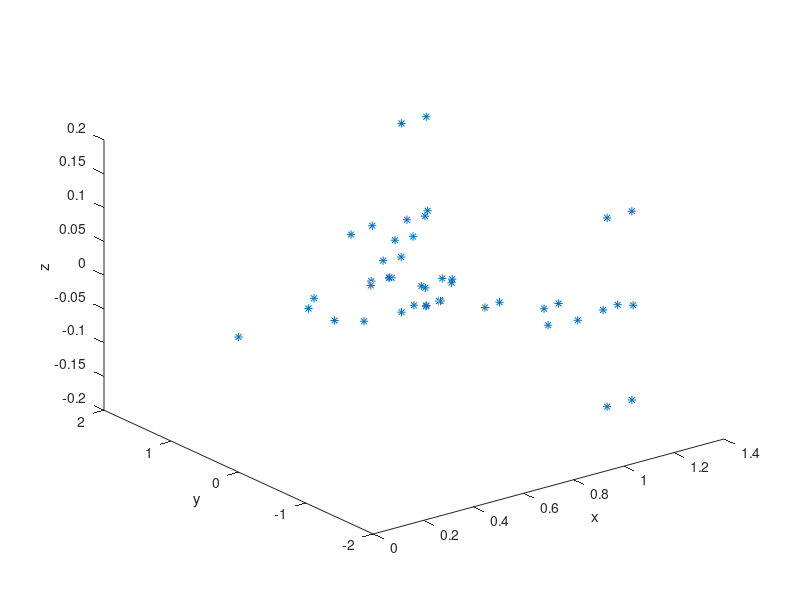

The MATLAB script that drew this image: (Note: this script raises an error after producing the figure.)
function [Quad_coord,Quad_points,Quad_edge_div,Quad_cs,Quad_cs_axis] = Geri_drawing()
% Geri_drawing.m : Describes the Geri aircraft surface with a set of
% quadrilaterals.
%
% The quadrilaterals should cover every surface of the aicraft.
% These quadrilaterals would further be divided into finer grid.
%
% Outputs:
% Trap_coord

%% Constants
% Unit conversion constants
in2m = 0.0254;


%% Number of divisions

div_root_chord = 12;
div_cs_chord = 3;
div_body_span1 = 1;
div_body_span2 = 3;
div_body_span3 = 2;
div_body_span4 = 1;
div_wing_span1 = 1;
div_wing_span2 = 4;
div_wing_span3 = 4;
div_wing_span4 = 4;
div_wing_span5 = 2;
div_wl_height = 3;

%% geometric definitions
% Ponits on the aircraft used for creating quadrilateral panels
Quad_coord =  [0, 0, 0;
               13.03, 7.63, 0;
               15.78, 14.63, 0;
               33.15, 57.63, 0;
               37.14, 60.13, 0;
               45.84, 60.13, 0;
               44.42, 56.35, 0;  
               38.85, 42.56, 0;
               33.27, 28.76, 0;
               27.70, 14.97, 0;
               27.56, 14.63, 0;
               27.86, 14.20, 0;
               32.73, 2.75, 0;
               33.55, 0, 0;
               29.03, 1.16, 0;
               24.16, 12.61, 0;
               25.14, 16.01, 0;
               30.71, 29.80, 0;
               36.28, 43.59, 0;
               41.86, 57.38, 0;
               41.75, 60.13, -6.28;
               45.64, 60.13, -6.28;
               45.64, 60.13, 4.72;
               41.75, 60.13, 4.72;
              ];
Quad_coord = [Quad_coord;
               13.03, -7.63, 0;
               15.78, -14.63, 0;
               33.15, -57.63, 0;
               37.14, -60.13, 0;
               45.84, -60.13, 0;
               44.42, -56.35, 0;  
               38.85, -42.56, 0;
               33.27, -28.76, 0;
               27.70, -14.97, 0;
               27.56, -14.63, 0;
               27.86, -14.20, 0;
               32.73, -2.75, 0;
               29.03, -1.16, 0;
               24.16, -12.61, 0;
               25.14, -16.01, 0;
               30.71, -29.80, 0;
               36.28, -43.59, 0;
               41.86, -57.38, 0;
               41.75, -60.13, -6.28;
               45.64, -60.13, -6.28;
               45.64, -60.13, 4.72;
               41.75, -60.13, 4.72;
              ];
Quad_coord = Quad_coord* 0.0254; % Convert to meters

% Correct offset in z coordinate of winglets
winglet_z_offset = 0.78*0.0254; % Amount of offset in the solidworks model
Quad_coord([21:24 43:46],3) = Quad_coord([21:24 43:46],3) + ...
                             repmat(winglet_z_offset,8,1);

% Plot the points
figure
plot3(Quad_coord(:,1),Quad_coord(:,2),Quad_coord(:,3),'*');
xlabel('x'); ylabel('y'); zlabel('z');
labels = num2str((1:size(Quad_coord,1))','%d');    %'
text(Quad_coord(:,1), Quad_coord(:,2),Quad_coord(:,3),...
    labels, 'horizontal','left', 'vertical','bottom');
axis equal


%% Obtain more points required to divide the surface into quadrilaterals
% Find the intersection of line joining p1,p2 and line joining p3,p4

% Add point 47
p1 = Quad_coord(15,1:2);
p2 = Quad_coord(16,1:2);
p3 = Quad_coord(1,1:2);
p4 = Quad_coord(14,1:2);
[x_temp,y_temp] = findintersection(p1,p2,p3,p4);
Quad_coord = [Quad_coord; x_temp,y_temp,0];

% Add point 48
p1 = Quad_coord(1,1:2);
p2 = Quad_coord(2,1:2);
p3 = Quad_coord(15,1:2);
p4 = Quad_coord(15,1:2) +  [1,0];
[x_temp,y_temp] = findintersection(p1,p2,p3,p4);
Quad_coord = [Quad_coord; x_temp,y_temp,0];


% Add point 49
p1 = Quad_coord(2,1:2);
p2 = Quad_coord(2,1:2) + [1,0];
p3 = Quad_coord(15,1:2);
p4 = Quad_coord(16,1:2);
[x_temp,y_temp] = findintersection(p1,p2,p3,p4);
Quad_coord = [Quad_coord; x_temp,y_temp,0];

% Add point 50
p1 = Quad_coord(49,1:2);
p2 = Quad_coord(49,1:2) + [-cosd(23.24), -sind(23.24)];
p3 = Quad_coord(12,1:2);
p4 = Quad_coord(13,1:2);
[x_temp,y_temp] = findintersection(p1,p2,p3,p4);
Quad_coord = [Quad_coord; x_temp,y_temp,0];

% Add point 51
p1 = Quad_coord(2,1:2);
p2 = Quad_coord(3,1:2);
p3 = Quad_coord(16,1:2);
p4 = Quad_coord(16,1:2)+[1,0];
[x_temp,y_temp] = findintersection(p1,p2,p3,p4);
Quad_coord = [Quad_coord; x_temp,y_temp,0];

% Add point 52
p1 = Quad_coord(11,1:2);
p2 = Quad_coord(3,1:2);
p3 = Quad_coord(17,1:2);
p4 = Quad_coord(18,1:2);
[x_temp,y_temp] = findintersection(p1,p2,p3,p4);
Quad_coord = [Quad_coord; x_temp,y_temp,0];

% Add point 53
p1 = Quad_coord(3,1:2);
p2 = Quad_coord(4,1:2);
p3 = Quad_coord(17,1:2);
p4 = Quad_coord(17,1:2)+[1,0];
[x_temp,y_temp] = findintersection(p1,p2,p3,p4);
Quad_coord = [Quad_coord; x_temp,y_temp,0];

% Add point 54
p1 = Quad_coord(3,1:2);
p2 = Quad_coord(4,1:2);
p3 = Quad_coord(18,1:2);
p4 = Quad_coord(18,1:2) + [1,0];
[x_temp,y_temp] = findintersection(p1,p2,p3,p4);
Quad_coord = [Quad_coord; x_temp,y_temp,0];

% Add point 55
p1 = Quad_coord(3,1:2);
p2 = Quad_coord(4,1:2);
p3 = Quad_coord(19,1:2);
p4 = Quad_coord(19,1:2) + [1,0];
[x_temp,y_temp] = findintersection(p1,p2,p3,p4);
Quad_coord = [Quad_coord; x_temp,y_temp,0];

% Add point 56
p1 = Quad_coord(19,1:2);
p2 = Quad_coord(20,1:2);
p3 = Quad_coord(5,1:2);
p4 = Quad_coord(6,1:2);
[x_temp,y_temp] = findintersection(p1,p2,p3,p4);
Quad_coord = [Quad_coord; x_temp,y_temp,0];

% Add point 57
p1 = Quad_coord(23,:);
p2 = Quad_coord(24,:);
Quad_coord = [Quad_coord; p1+0.3*(p2-p1)];

% Add point 58
p1 = Quad_coord(22,:);
p2 = Quad_coord(21,:);
Quad_coord = [Quad_coord; p1+0.3*(p2-p1)];


% Add point 59
p1 = Quad_coord(1,1:2);
p2 = Quad_coord(25,1:2);
p3 = Quad_coord(37,1:2);
p4 = Quad_coord(37,1:2) +  [1,0];
[x_temp,y_temp] = findintersection(p1,p2,p3,p4);
Quad_coord = [Quad_coord; x_temp,y_temp,0];


% Add point 60
p1 = Quad_coord(25,1:2);
p2 = Quad_coord(25,1:2) + [1,0];
p3 = Quad_coord(37,1:2);
p4 = Quad_coord(38,1:2);
[x_temp,y_temp] = findintersection(p1,p2,p3,p4);
Quad_coord = [Quad_coord; x_temp,y_temp,0];

% Add point 61
p1 = Quad_coord(60,1:2);
p2 = Quad_coord(60,1:2) + [-cosd(23.24), sind(23.24)];
p3 = Quad_coord(35,1:2);
p4 = Quad_coord(36,1:2);
[x_temp,y_temp] = findintersection(p1,p2,p3,p4);
Quad_coord = [Quad_coord; x_temp,y_temp,0];

% Add point 62
p1 = Quad_coord(25,1:2);
p2 = Quad_coord(26,1:2);
p3 = Quad_coord(38,1:2);
p4 = Quad_coord(38,1:2)+[1,0];
[x_temp,y_temp] = findintersection(p1,p2,p3,p4);
Quad_coord = [Quad_coord; x_temp,y_temp,0];

% Add point 63
p1 = Quad_coord(34,1:2);
p2 = Quad_coord(26,1:2);
p3 = Quad_coord(39,1:2);
p4 = Quad_coord(40,1:2);
[x_temp,y_temp] = findintersection(p1,p2,p3,p4);
Quad_coord = [Quad_coord; x_temp,y_temp,0];

% Add point 64
p1 = Quad_coord(26,1:2);
p2 = Quad_coord(27,1:2);
p3 = Quad_coord(39,1:2);
p4 = Quad_coord(39,1:2)+[1,0];
[x_temp,y_temp] = findintersection(p1,p2,p3,p4);
Quad_coord = [Quad_coord; x_temp,y_temp,0];

% Add point 65
p1 = Quad_coord(26,1:2);
p2 = Quad_coord(27,1:2);
p3 = Quad_coord(40,1:2);
p4 = Quad_coord(40,1:2) + [1,0];
[x_temp,y_temp] = findintersection(p1,p2,p3,p4);
Quad_coord = [Quad_coord; x_temp,y_temp,0];

% Add point 66
p1 = Quad_coord(26,1:2);
p2 = Quad_coord(27,1:2);
p3 = Quad_coord(41,1:2);
p4 = Quad_coord(41,1:2) + [1,0];
[x_temp,y_temp] = findintersection(p1,p2,p3,p4);
Quad_coord = [Quad_coord; x_temp,y_temp,0];

% Add point 67
p1 = Quad_coord(41,1:2);
p2 = Quad_coord(42,1:2);
p3 = Quad_coord(28,1:2);
p4 = Quad_coord(29,1:2);
[x_temp,y_temp] = findintersection(p1,p2,p3,p4);
Quad_coord = [Quad_coord; x_temp,y_temp,0];

% Add point 68
p1 = Quad_coord(44,:);
p2 = Quad_coord(43,:);
Quad_coord = [Quad_coord; p1+0.3*(p2-p1)];

% Add point 69
p1 = Quad_coord(45,:);
p2 = Quad_coord(46,:);
Quad_coord = [Quad_coord; p1+0.3*(p2-p1)];

num_pts_added = 23;

% Plot new points
hold on
plot3(Quad_coord(end-num_pts_added+1:end,1),...
    Quad_coord(end-num_pts_added+1:end,2),...
    Quad_coord(end-num_pts_added+1:end,3),'*');
labels = num2str((size(Quad_coord,1)- ...
    num_pts_added+1:(size(Quad_coord,1)))','%d');
text(Quad_coord(end-num_pts_added+1:end,1),...
    Quad_coord(end-num_pts_added+1:end,2),...
    Quad_coord(end-num_pts_added+1:end,3),...
    labels, 'horizontal','left', 'vertical','bottom');

%% Define quadrilaterals vertices
% Vertices of each quadrilateral
Quad_points = [28 27 42 67;
               27 66 41 42;
               66 65 40 41;
               65 64 39 40;
               64 26 63 39;
               26 62 38 63;
               62 25 60 38;
               25 59 37 60;
               59 1 47 37;
               1 48 15 47;
               48 2 49 15;
               2 51 16 49;
               51 3 52 16;
               3 53 17 52;
               53 54 18 17;
               54 55 19 18;
               55 4 20 19;
               4 5 56 20;
               67 42 30 29;
               42 41 31 30;
               41 40 32 31;
               40 39 33 32;
               39 63 34 33;
               63 38 35 34;
               38 60 61 35;
               60 37 36 61;
               37 47 14 36;
               47 15 13 14;
               15 49 50 13;
               49 16 12 50;
               16 52 11 12;
               52 17 10 11;
               17 18 9 10;
               18 19 8 9;
               19 20 7 8;
               20 56 6 7;
               58 56 6 22
               56 57 23 6;
               21 5 56 58;
               5 24 57 56;
               69 67 29 45;
               67 68 44 29;
               46 28 67 69;
               28 43 68 67;
               ];

%% Identify quadrilaterals assigned to control surfaces

% Quad_cs(i) == j: ith quadrilateral is part of jth control
% surface
Quad_cs = zeros(1,size(Quad_points,1)); 
Quad_cs(20:22) = 8:-1:6;
Quad_cs(25:26) = [5 5];
Quad_cs(29:30) = [1 1];
Quad_cs(33:35) = 2:4;

% Quad_cs_axis(i,:) = [j,k]: ith control panel has point j,k as it's axis
Quad_cs_axis = [15 16;
                17 18;
                18 19;
                19 20;
                38 37;
                40 39;
                41 40;
                42 41];

% Quad_edge_div(i,:) = [j,k] : ith qudrilateral should be divided into j
% panels along it's point(1-2) edge and in k panels along point(2-3) edge
Quad_edge_div = [div_wing_span5, div_root_chord;
                 div_wing_span4, div_root_chord;
                 div_wing_span3, div_root_chord;
                 div_wing_span2, div_root_chord;
                 div_wing_span1, div_root_chord;
                 div_body_span4, div_root_chord;
                 div_body_span3, div_root_chord;
                 div_body_span2, div_root_chord;
                 div_body_span1, div_root_chord;
                 div_body_span1, div_root_chord;
                 div_body_span2, div_root_chord;
                 div_body_span3, div_root_chord;
                 div_body_span4, div_root_chord;
                 div_wing_span1, div_root_chord;
                 div_wing_span2, div_root_chord;
                 div_wing_span3, div_root_chord;
                 div_wing_span4, div_root_chord;
                 div_wing_span5, div_root_chord;
                 div_wing_span5, div_cs_chord;
                 div_wing_span4, div_cs_chord;
                 div_wing_span3, div_cs_chord;
                 div_wing_span2, div_cs_chord;
                 div_wing_span1, div_cs_chord;
                 div_body_span4, div_cs_chord;
                 div_body_span3, div_cs_chord;
                 div_body_span2, div_cs_chord;
                 div_body_span1, div_cs_chord;
                 div_body_span1, div_cs_chord;
                 div_body_span2, div_cs_chord;
                 div_body_span3, div_cs_chord;
                 div_body_span4, div_cs_chord;
                 div_wing_span1, div_cs_chord;
                 div_wing_span2, div_cs_chord;
                 div_wing_span3, div_cs_chord;
                 div_wing_span4, div_cs_chord;
                 div_wing_span5, div_cs_chord;
                 div_wl_height, div_cs_chord;
                 div_wl_height, div_cs_chord;
                 div_wl_height, div_root_chord;
                 div_wl_height, div_root_chord;
                 div_wl_height, div_cs_chord;
                 div_wl_height, div_cs_chord;
                 div_wl_height, div_root_chord;
                 div_wl_height, div_root_chord;
    ];
end

function [x,y] = findintersection(p1,p2,p3,p4)
% [x,y] are the coordinates of intersection of lines (p1-p2) and (p3-p4)
    x1 = p1(1); y1 = p1(2);
    x2 = p2(1); y2 = p2(2);
    x3 = p3(1); y3 = p3(2);
    x4 = p4(1); y4 = p4(2);
    A = [-(y2-y1) (x2-x1);
         -(y4-y3) (x4-x3)];
    B = [-x1*(y2-y1) + y1*(x2-x1);
         -x3*(y4-y3) + y3*(x4-x3)];
    pt = A\B;
    x = pt(1); y = pt(2);
end
       
